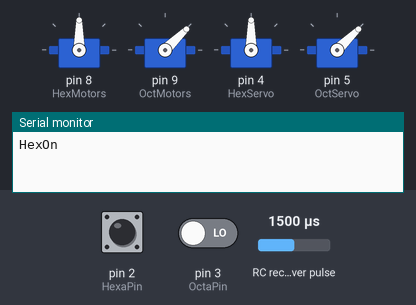
Recording of a sketch running on a simulated Arduino Uno, built with avr-gcc and run on an emulated ATmega328P. On the bench: 4 × servo, the last lines printed to the serial monitor. Wiring (inferred from the names in the program): RC receiver channel: data pin 7. The test bench sets the inputs (shaded band); at power-on: RC receiver pulse 1500 µs, pin 2 (HexaPin) LOW, pin 3 (OctaPin) LOW.

Above: at 1.2 s.
1.3 s: RC receiver pulse (sensor on pin 7) set to 1020 µs
At 2.8 s:
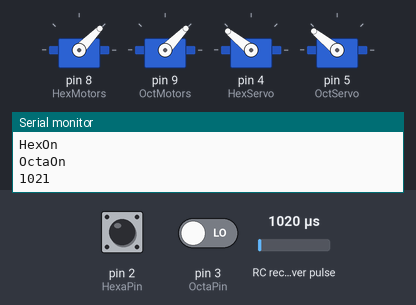
4.3 s: RC receiver pulse (sensor on pin 7) set to 1250 µs
At 6.7 s:
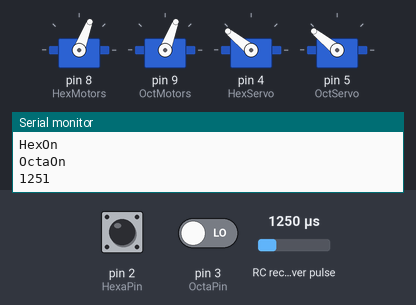
7.3 s: RC receiver pulse (sensor on pin 7) set to 1500 µs
At 8.8 s:
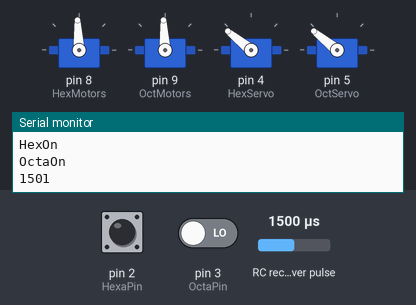
10.3 s: RC receiver pulse (sensor on pin 7) set to 1750 µs
At 12.9 s:
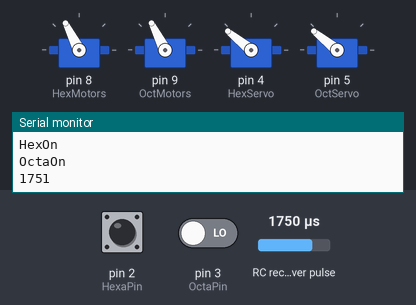
13.3 s: RC receiver pulse (sensor on pin 7) set to 1980 µs
At 14.5 s:
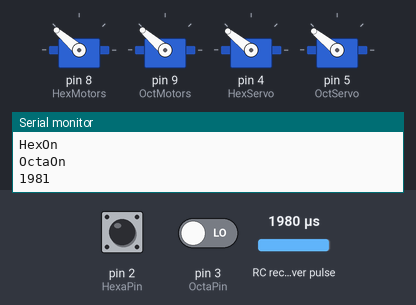
16.3 s: pin 2 (HexaPin) pulsed HIGH 2 times (0.12 s each, 0.3 s apart)
At 16.7 s:
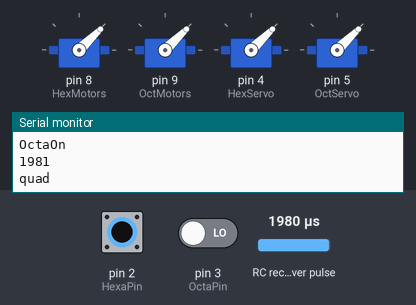
Timing chart, 0 to 20.3 s (numbered marks = the images above; inputs shaded):
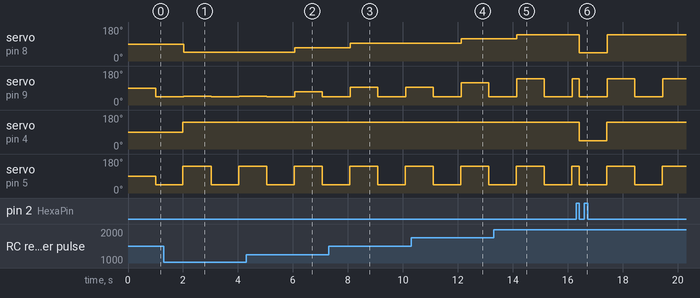

Measured:
- after the input at 1.3 s, servo on pin 8 (HexMotors): 90° → 46° after 0.72 s
- after the input at 4.3 s, servo on pin 8 (HexMotors): 46° → 69° after 1.8 s
- after the input at 7.3 s, servo on pin 8 (HexMotors): 69° → 93° after 0.78 s
- after the input at 10.3 s, servo on pin 8 (HexMotors): 93° → 117° after 1.8 s
- after the input at 13.3 s, servo on pin 8 (HexMotors): 117° → 139° after 0.84 s
- after the input at 16.3 s, servo on pin 8 (HexMotors): 139° → 44° after 0.12 s, → 139° 1.0 s later; servo on pin 4 (HexServo): 141° → 44° after 0.12 s, → 141° 1.0 s later
- by itself, servo on pin 9 (OctMotors): alternates 139° for 1.0 s and 44° for 1.0 s
- by itself, servo on pin 5 (OctServo): alternates 141° for 1.0 s and 44° for 1.0 s

The sketch:

recon.ino
```cpp
#include <Servo.h>
int q=0;
const int throttlepin = 7; //input
const int HexMotors = 8;
const int OctMotors = 9;
const int HexaPin = 2;  //input
const int OctaPin = 3;  //input
const int HexServo =4;
const int OctServo =5;

unsigned long ThrottleSig=1000;
unsigned long HexaSignal=1900;
unsigned long OctaSignal=1900;
unsigned long ModeSampleTime;

Servo HexM;
Servo OctM;
Servo HexS;
Servo OctS;

char Mode = 'q';

void setup()
{
  Serial.begin(9600);
  pinMode(throttlepin, INPUT);
  pinMode(HexaPin, INPUT);
  pinMode(OctaPin, INPUT);
  HexM.attach(HexMotors);
  OctM.attach(OctMotors);
  HexS.attach(HexServo);
  OctS.attach(OctServo);
}

void loop()
{
  //if(micros()-ModeSampleTime>1000000)
  //{ModeSampleTime=micros();
HexaSignal = pulseIn(HexaPin, HIGH);
if(HexaSignal<1200){Mode = 'h';OctS.writeMicroseconds(1000);OctM.writeMicroseconds(1000);Serial.println("HexOn");q=1;}
if(HexaSignal>1400 && HexaSignal<1600){Mode = 'a';HexS.writeMicroseconds(2000);HexM.writeMicroseconds(1000);OctS.writeMicroseconds(1000);OctM.writeMicroseconds(1000);Serial.println("HexOff");}
if(HexaSignal>1800){HexM.writeMicroseconds(1000);OctM.writeMicroseconds(1000);HexS.writeMicroseconds(1000);OctS.writeMicroseconds(1000);Serial.println("quad");}

if(q=1)
{
OctaSignal = pulseIn(OctaPin, HIGH);
if(OctaSignal<1200){Mode = 'o';Serial.println("OctaOn");}
if(OctaSignal>1400 && OctaSignal<1600){Mode = 'h';OctM.writeMicroseconds(1000);OctS.writeMicroseconds(2000);Serial.println("OctaOff");}
if(OctaSignal>1800){Mode = 'h';OctM.writeMicroseconds(1000);OctS.writeMicroseconds(1000);Serial.println("quad");}
}


if(Mode=='h')
{
  HexS.writeMicroseconds(2000);
  ThrottleSig = pulseIn(throttlepin,HIGH);
  HexM.writeMicroseconds(ThrottleSig);
  Serial.println(ThrottleSig);
}
if(Mode=='o')
{
  HexS.writeMicroseconds(2000);
  OctS.writeMicroseconds(2000);
  ThrottleSig = pulseIn(throttlepin,HIGH);
  HexM.writeMicroseconds(ThrottleSig);
  OctM.writeMicroseconds(ThrottleSig);
  Serial.println(ThrottleSig);
}


}
```
